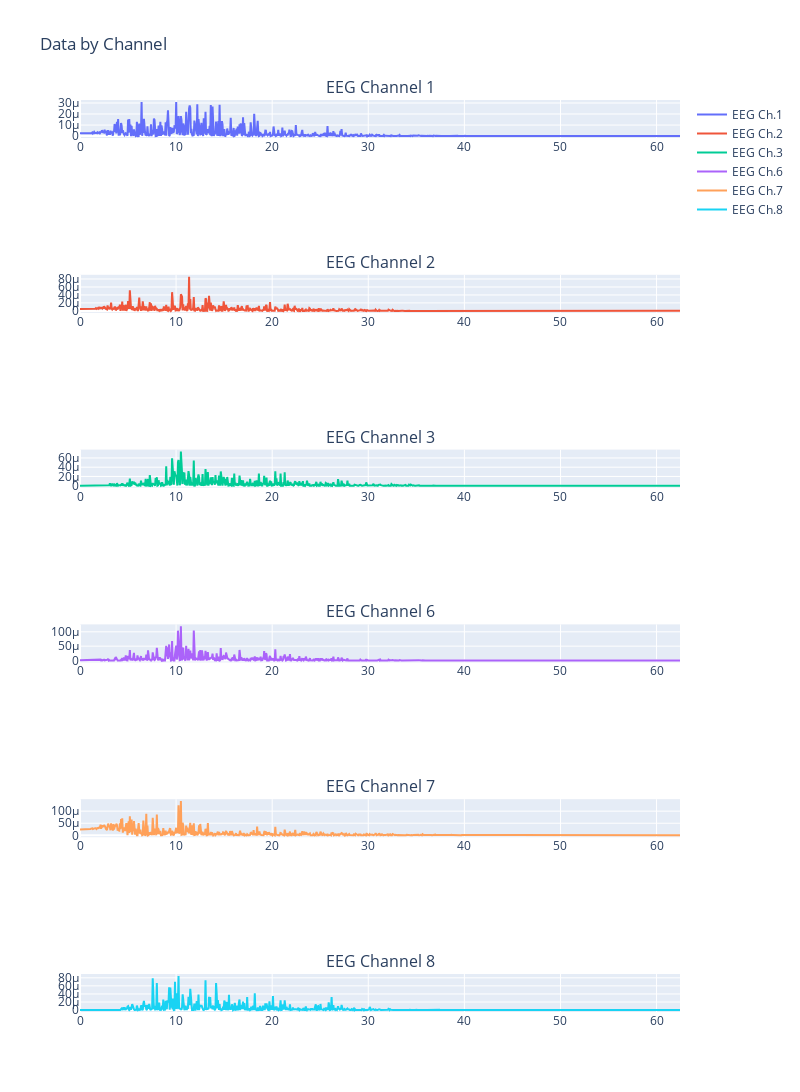

Here is the notebook cell this chart was saved with:
### Code cell
# plot
versions = ['pick-chns', 'all-chns-in-one', 'chn-grid', 'fq', 'fq-old', 'test-fft']

S1.plot(ver=versions[3], chns=[1, 2, 3, 6, 7, 8])

### Figure 1 — Plotly figure (JSON) as saved in the notebook; plotly's stock layout.template omitted (floating-point values rounded to 4 significant figures; data arrays with more than 128 entries replaced by an {"elided": "..."} marker saying what was removed)
{"data": [{"mode": "lines", "name": "EEG Ch.1", "type": "scatter", "x": {"elided": "1024 float values"}, "xaxis": "x", "y": {"elided": "1024 float values"}, "yaxis": "y"}, {"mode": "lines", "name": "EEG Ch.2", "type": "scatter", "x": {"elided": "1024 float values"}, "xaxis": "x2", "y": {"elided": "1024 float values"}, "yaxis": "y2"}, {"mode": "lines", "name": "EEG Ch.3", "type": "scatter", "x": {"elided": "1024 float values"}, "xaxis": "x3", "y": {"elided": "1024 float values"}, "yaxis": "y3"}, {"mode": "lines", "name": "EEG Ch.6", "type": "scatter", "x": {"elided": "1024 float values"}, "xaxis": "x4", "y": {"elided": "1024 float values"}, "yaxis": "y4"}, {"mode": "lines", "name": "EEG Ch.7", "type": "scatter", "x": {"elided": "1024 float values"}, "xaxis": "x5", "y": {"elided": "1024 float values"}, "yaxis": "y5"}, {"mode": "lines", "name": "EEG Ch.8", "type": "scatter", "x": {"elided": "1024 float values"}, "xaxis": "x6", "y": {"elided": "1024 float values"}, "yaxis": "y6"}], "layout": {"annotations": [{"font": {"size": 16}, "showarrow": false, "text": "EEG Channel 1", "x": 0.5, "xanchor": "center", "xref": "paper", "y": 1.0, "yanchor": "bottom", "yref": "paper"}, {"font": {"size": 16}, "showarrow": false, "text": "EEG Channel 2", "x": 0.5, "xanchor": "center", "xref": "paper", "y": 0.8083, "yanchor": "bottom", "yref": "paper"}, {"font": {"size": 16}, "showarrow": false, "text": "EEG Channel 3", "x": 0.5, "xanchor": "center", "xref": "paper", "y": 0.6167, "yanchor": "bottom", "yref": "paper"}, {"font": {"size": 16}, "showarrow": false, "text": "EEG Channel 6", "x": 0.5, "xanchor": "center", "xref": "paper", "y": 0.425, "yanchor": "bottom", "yref": "paper"}, {"font": {"size": 16}, "showarrow": false, "text": "EEG Channel 7", "x": 0.5, "xanchor": "center", "xref": "paper", "y": 0.2333, "yanchor": "bottom", "yref": "paper"}, {"font": {"size": 16}, "showarrow": false, "text": "EEG Channel 8", "x": 0.5, "xanchor": "center", "xref": "paper", "y": 0.04167, "yanchor": "bottom", "yref": "paper"}], "height": 1800, "title": {"text": "Data by Channel"}, "width": 800, "xaxis": {"anchor": "y", "domain": [0, 1]}, "xaxis2": {"anchor": "y2", "domain": [0, 1]}, "xaxis3": {"anchor": "y3", "domain": [0, 1]}, "xaxis4": {"anchor": "y4", "domain": [0, 1]}, "xaxis5": {"anchor": "y5", "domain": [0, 1]}, "xaxis6": {"anchor": "y6", "domain": [0, 1]}, "yaxis": {"anchor": "x", "domain": [0.9583, 1.0]}, "yaxis2": {"anchor": "x2", "domain": [0.7667, 0.8083]}, "yaxis3": {"anchor": "x3", "domain": [0.575, 0.6167]}, "yaxis4": {"anchor": "x4", "domain": [0.3833, 0.425]}, "yaxis5": {"anchor": "x5", "domain": [0.1917, 0.2333]}, "yaxis6": {"anchor": "x6", "domain": [0, 0.04167]}}}
